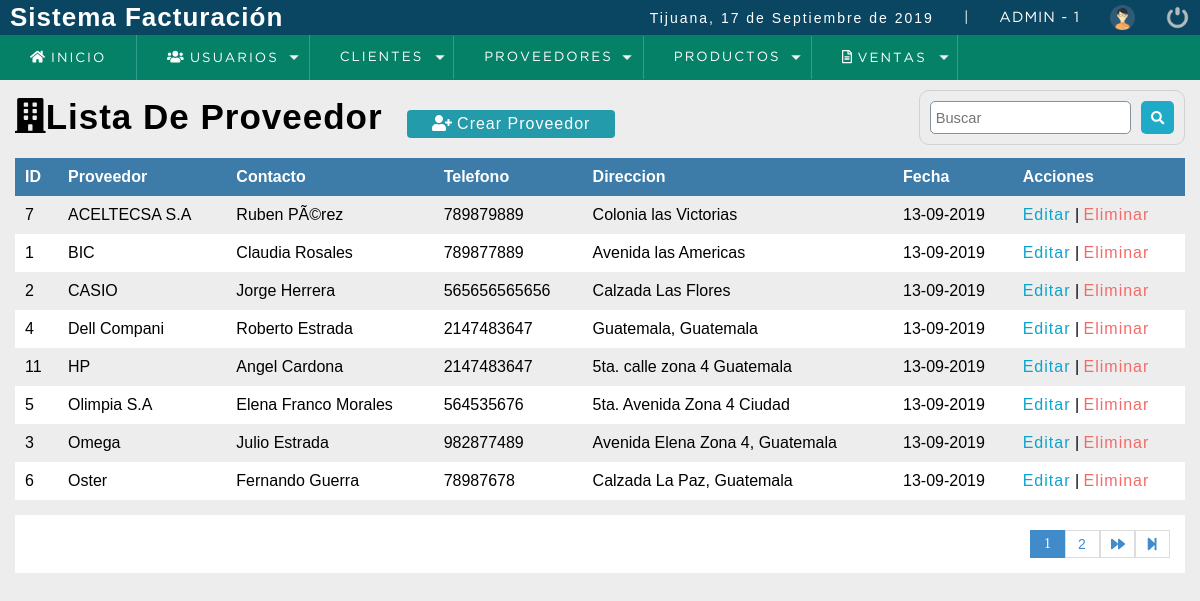
/sistema/lista_proveedor.php (signed in), run on the app's committed database.
### tables this page shows
CREATE TABLE `proveedor` (
  `codproveedor` int(11) NOT NULL,
  `proveedor` varchar(100) DEFAULT NULL,
  `contacto` varchar(100) DEFAULT NULL,
  `telefono` bigint(11) DEFAULT NULL,
  `direccion` text,
  `usuario_id` int(11) NOT NULL,
  `date_add` datetime NOT NULL  DEFAULT CURRENT_TIMESTAMP,  
  `estatus` tinyint DEFAULT 1
);

### sistema/lista_proveedor.php (the view, shortened to what this page needs)
<?php
  include "../conexion.php"
?>
<!DOCTYPE html>
<html lang="en">
<head>
	<?php include "includes/script.php"; ?>
</head>
<body>
	<?php include "includes/header.php"; ?>
	<section id="container">
    <h1><i class="fas fa-building"></i>Lista De Proveedor</h1>
    <a href = "registro_proveedor.php" class = "btn_new"><i class="fas fa-user-plus"></i> Crear Proveedor</a>
    <form action="buscar_proveedor.php" method="get" class = "form_search">
      <input type="text" name = "busqueda" id="busqueda" placeholder ="Buscar">
      <button type="submit" class="btn_search"><i class="fas fa-search"></i></button>
    </form>
    <table>
      <tr>
        <th>ID</th>
        <th>Proveedor</th>
        <th>Contacto</th>
        <th>Telefono</th>
        <th>Direccion</th>
        <th>Fecha</th>
        <th>Acciones</th>
      </tr>
      <?php
        $sql_registe = mysqli_query($conexion,"SELECT COUNT(*) AS total_registro FROM proveedor WHERE  estatus = 1");
        $result_register = mysqli_fetch_array($sql_registe);
        $total_registro = $result_register['total_registro'];
        $por_pagina = 8;
        if(empty($_GET['pagina']))
        {
          $pagina = 1;
        }
        else
        {
          $pagina = $_GET['pagina'];
        }
        $desde = ($pagina-1)*$por_pagina;
        $total_paginas = ceil($total_registro/$por_pagina);
        $query = mysqli_query($conexion,"SELECT * FROM proveedor WHERE estatus = 1  ORDER BY proveedor ASC LIMIT $desde,$por_pagina");
        $result = mysqli_num_rows($query);
        if ($result > 0)
        {
          while ($data= mysqli_fetch_array($query))
          {
            $formato = 'Y-m-d H:i:s';
            $fecha = DateTime::createFromFormat($formato,$data['date_add']);
      ?>
          <tr>
            <td><?php echo $data['codproveedor']; ?></td>
            <td><?php echo $data['proveedor']; ?></td>
            <td><?php echo $data['contacto']; ?></td>
            <td><?php echo $data['telefono']; ?></td>
            <td><?php echo $data['direccion']; ?></td>
            <td><?php echo $fecha->format('d-m-Y'); ?></td>
            <td>
              <a class ="link_edit" href = "editar_proveedor.php?id=<?php echo $data['codproveedor']; ?>">Editar</a>
              |
              <a class = "link_delete"  href = "eliminar_confirmar_proveedor.php?id=<?php echo $data['codproveedor']; ?>">Eliminar</a>
            </td>
          </tr>
      <?php
          }
        }
      ?>
    </table>
    <div class = "paginador">
        <ul>
        <?php
            for ($i=1;$i<=$total_paginas;$i++)
            {
              if ($i == $pagina)
              {
                echo '<li class="pageSelected">'.$i.'</li>';
              }
              else
              {
                echo '<li><a href="?pagina='.$i.'">'.$i.'</a></li>';
              }
            }
            if ($pagina != $total_paginas)
            {
        ?>
          <li><a href= "?pagina=<?php echo $pagina+1; ?>"><i class="fas fa-forward"></i></a></li>
          <li><a href= "?pagina=<?php echo $total_paginas; ?>"><i class="fas fa-step-forward"></i></a></li>
        <?php
            }
        ?>
        </ul>
    </div>
	</section>
</body>
</html>

### sistema/css/style.css (style rules this page uses)
* { margin: 0; padding: 0; box-sizing: border-box; }
body { background: #ededed; }
h1, h2, h3, h4, h5, h6 { font-family: 'arial'; font-weight: bold; letter-spacing: 1px; }
h1 { font-size: 26px; }
a { text-decoration: none; font-family: arial; letter-spacing: 1px; }
#container { padding: 90px 15px 15px; }
form { background:#FFF; margin:auto; padding:20px 50px; border: 1px solid #d1d1d1; }
input,select { display:block; width: 100%; font-size:11pt; padding:5px; border:1px solid #85929e; border-radius:5px; }
#container h1 { font-size:35px; display:inline-block; }
.btn_new { display:inline-block; background:#239baa; color:#FFF; padding:5px 25px; border-radius:4px; margin:20px; }
table { border-collapse:collapse; font-size:12pt; font-family:'arial'; width:100%; }
table th { text-align:left; padding:10px; background:#3d7ba8; color:#FFF; }
table tr:nth-child(odd) { background:#FFF; }
table td { padding:10px; }
.link_edit { color:#0ca4ce; }
.link_delete { color:#f26b6b; }
.paginador ul { padding:15px; list-style:none; background:#FFF; margin-top:15px; display:-webkit-flex; display:-moz-flex; display:-ms-flex; display:-o-flex; display:flex; justify-content:flex-end; }
.paginador a, .pageSelected { color:#428bca; border:1px solid #ddd; padding:5px; display:inline-block; font-size:14px; text-align:center; width:35px; }
.pageSelected { color:#FFF; background:#428bca; border:1px solid #428bca; }
.form_search { display:-webkit-flex; display:-moz-flex; display:-ms-flex; display:-o-flex; display:flex; float:right; background:initial; padding:10px; border-radius:10px; }
.form_search .btn_search { background:#1faac8; color:#FFF; padding:10px; border:0; cursor:pointer; margin-left:10px; display:-webkit-flex; display:-moz-flex; display:-ms-flex; display:-o-flex; display:flex; border-radius:5px; }

### data on the page
proveedor: codproveedor "7", proveedor "ACELTECSA S.A", contacto "Ruben PÃ©rez", telefono "789879889", direccion "Colonia las Victorias", date_add "13-09-2019"
proveedor: codproveedor "1", proveedor "BIC", contacto "Claudia Rosales", telefono "789877889", direccion "Avenida las Americas", date_add "13-09-2019"
proveedor: codproveedor "2", proveedor "CASIO", contacto "Jorge Herrera", telefono "565656565656", direccion "Calzada Las Flores", date_add "13-09-2019"
proveedor: codproveedor "4", proveedor "Dell Compani", contacto "Roberto Estrada", telefono "2147483647", direccion "Guatemala, Guatemala", date_add "13-09-2019"
proveedor: codproveedor "11", proveedor "HP", contacto "Angel Cardona", telefono "2147483647", direccion "5ta. calle zona 4 Guatemala", date_add "13-09-2019"
proveedor: codproveedor "5", proveedor "Olimpia S.A", contacto "Elena Franco Morales", telefono "564535676", direccion "5ta. Avenida Zona 4 Ciudad", date_add "13-09-2019"
proveedor: codproveedor "3", proveedor "Omega", contacto "Julio Estrada", telefono "982877489", direccion "Avenida Elena Zona 4, Guatemala", date_add "13-09-2019"
proveedor: codproveedor "6", proveedor "Oster", contacto "Fernando Guerra", telefono "78987678", direccion "Calzada La Paz, Guatemala", date_add "13-09-2019"

### other printed values
fechaC() "17 de Septiembre de 2019"
$_SESSION['usuario'] "ADMIN"
$_SESSION['rol'] "1"
